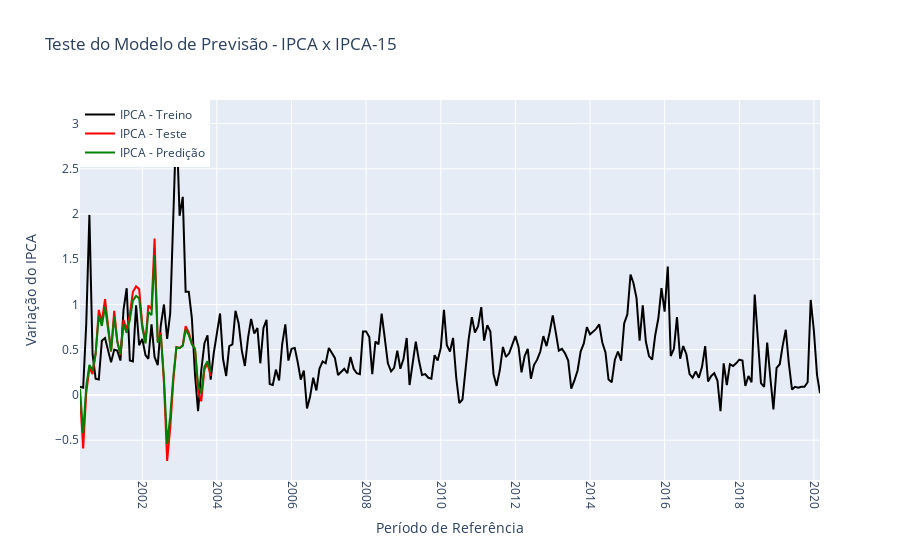

Notebook code for this chart:
### Code cell
# Biblioteca do plotly
import plotly.graph_objects as go

# Crie os traces para IPCA - Treino, IPCA - Teste e IPCA - Predição
trace_ipca_train = go.Scatter(x= conj_train, y= ipca15_train, mode='lines', name='IPCA - Treino', line=dict(color='black'))
trace_ipca_test = go.Scatter(x= conj_train, y= ipca15_test, mode='lines', name='IPCA - Teste', line=dict(color='red'))
trace_ipca_pred = go.Scatter(x= conj_train, y= predict.squeeze(), mode='lines', name='IPCA - Predição', line=dict(color='green'))

# Crie o layout do gráfico
layout = go.Layout(
    title='Teste do Modelo de Previsão - IPCA x IPCA-15',
    xaxis=dict(title='Período de Referência', tickangle=90),
    yaxis=dict(title='Variação do IPCA'),
    legend=dict(x=0, y=1)
)

# Crie a figura
fig = go.Figure(data=[trace_ipca_train, trace_ipca_test, trace_ipca_pred], layout=layout)

# Mostre o gráfico
fig.show()

### Figure 1 — Plotly figure (JSON) as saved in the notebook; plotly's stock layout.template omitted (floating-point values rounded to 4 significant figures; data arrays with more than 128 entries replaced by an {"elided": "..."} marker saying what was removed)
{"data": [{"line": {"color": "black"}, "mode": "lines", "name": "IPCA - Treino", "type": "scatter", "x": {"elided": "239 str values"}, "y": {"elided": "239 float values"}}, {"line": {"color": "red"}, "mode": "lines", "name": "IPCA - Teste", "type": "scatter", "x": {"elided": "239 str values"}, "y": [-0.01, -0.59, 0.02, 0.3, 0.23, 0.45, 0.94, 0.81, 1.06, 0.78, 0.48, 0.93, 0.6, 0.44, 0.83, 0.72, 0.89, 1.14, 1.2, 1.17, 0.78, 0.58, 0.99, 0.95, 1.73, 0.59, 0.69, 0.13, -0.73, -0.37, 0.16, 0.53, 0.52, 0.55, 0.76, 0.69, 0.57, 0.51, 0.04, -0.07, 0.28, 0.35, 0.21]}, {"line": {"color": "green"}, "mode": "lines", "name": "IPCA - Predição", "type": "scatter", "x": {"elided": "239 str values"}, "y": [0.0681, -0.4237, 0.09354, 0.331, 0.2716, 0.4582, 0.8737, 0.7634, 0.9754, 0.738, 0.4836, 0.8652, 0.5854, 0.4497, 0.7804, 0.6871, 0.8313, 1.043, 1.094, 1.069, 0.738, 0.5684, 0.9161, 0.8821, 1.544, 0.5769, 0.6617, 0.1868, -0.5424, -0.2372, 0.2123, 0.526, 0.5175, 0.543, 0.721, 0.6617, 0.5599, 0.509, 0.1105, 0.01723, 0.314, 0.3734, 0.2547]}], "layout": {"legend": {"x": 0, "y": 1}, "title": {"text": "Teste do Modelo de Previsão - IPCA x IPCA-15"}, "xaxis": {"tickangle": 90, "title": {"text": "Período de Referência"}}, "yaxis": {"title": {"text": "Variação do IPCA"}}}}
